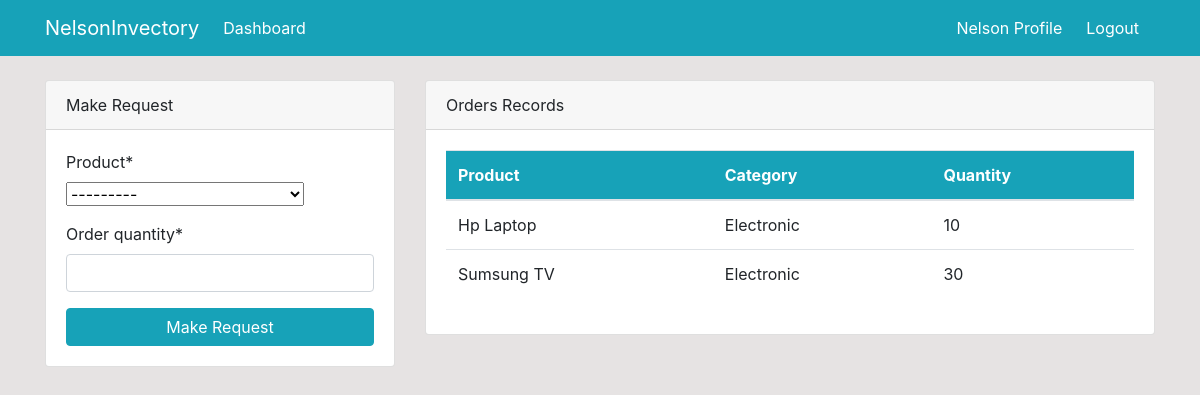
/dashboard/ (signed in), run on an earlier commit of the app's database.
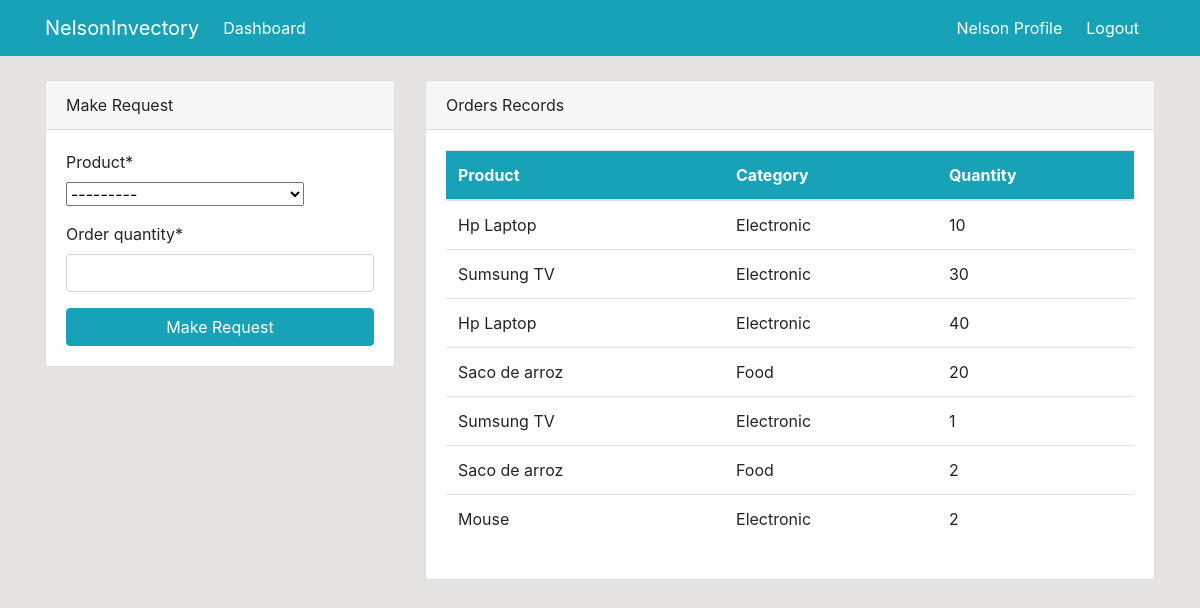
And on a later commit of the database.
### dashboard/models.py (models this page shows, shortened)
class oder(models.Model):
    product = models.ForeignKey(product, on_delete=models.CASCADE, null=True)
    staff = models.ForeignKey(User, models.CASCADE, null=True)
    order_quantity = models.PositiveBigIntegerField(null=True)
    order_date = models.DateTimeField(auto_now_add=True)
    class Meta:
        verbose_name_plural= 'Order'

class product(models.Model):
    name = models.CharField(max_length=100, null=True)
    category = models.CharField(max_length=20, choices=CATEGORY, null=True)
    quantity = models.PositiveBigIntegerField(null=True)
    class Meta:
        verbose_name_plural='Product'
    def __str__(self):
     return f'{self.name}- {self.category}- {self.quantity}'

### dashboard/views.py (the view)
# urls.py: path('dashboard/', views.dashboard_view, name='dashboard-index'),
@login_required
def dashboard_view(request):
    oders= oder.objects.all()
    products =product.objects.all()
    if request.method == 'POST':
        form = oderForm(request.POST)
        if form.is_valid():
            instance=form.save(commit=False)
            instance.staff=request.user
            instance.save()
            return redirect('dashboard-index')
    else:
        form =oderForm()
    context={
       'oders':oders,
       'form':form,
       'products':products,
    }
    return render(request, 'dashboard/index.html',context)

### dashboard/forms.py
class oderForm(forms.ModelForm):
    class Meta:
        model = oder
        fields =['product','order_quantity' ]

### dashboard/templates/dashboard/index.html (shortened to what the changed rows need)
{% extends 'partials/base.html' %}
{% block content %}
{% if user.is_authenticated and user.is_staff  and user.is_superuser%}
{% include "partials/topnav.html" %}
    <div class="container">
        <div class="row my-5">
            <div class="col-md-6">
                <div class="bg-white">
                    <canvas id="myChart1" width="400" height="300"></canvas>
                    <script>
                        var ctx = document.getElementById('myChart1').getContext('2d');
                        var myChart1 = new Chart(ctx, {
                            type: 'pie',
                            data: {
                                labels: [{% for oder in oders %} '{{oder.product.name}}', {% endfor %}],
                                datasets: [{
                                    label: 'Orders',
                                    data: [{% for oder in oders  %} {{oder.order_quantity}},{% endfor %}],
                                    backgroundColor: [
                                        'rgba(255, 99, 132, 1)',
                                        'rgba(54, 162, 235, 1)',
                                        'rgba(255, 206, 86, 1)',
                                        'rgba(75, 192, 192, 1)',
                                        'rgba(153, 102, 255, 1)',
                                        'rgba(255, 159, 64, 1)'
                                    ],
                                    borderColor: [
                                        'rgba(255, 99, 132, 1)',
                                        'rgba(54, 162, 235, 1)',
                                        'rgba(255, 206, 86, 1)',
                                        'rgba(75, 192, 192, 1)',
                                        'rgba(153, 102, 255, 1)',
                                        'rgba(255, 159, 64, 1)'
                                    ],
                                    borderWidth: 1
                                }]
                            },
                            options: {
                                scales: {
                                    yAxes: [{
                                        ticks: {
                                            beginAtZero: true
                                        }
                                    }]
                                }
                            }
                        });
                    </script>
                </div>
            </div>
            <div class="col-md-6">
                <div class="bg-white">
                    <canvas id="myChart" width="400" height="300"></canvas>
                    <script>
                        var ctx = document.getElementById('myChart').getContext('2d');
                        var myChart = new Chart(ctx, {
                            type: 'bar',
                            data: {
                                labels: [{% for product in  products%} '{{product.name}}', {% endfor %}],
                                datasets: [{
                                    label: 'Products',
                                    data: [{% for product in products %} {{product.quantity}}, {% endfor %}],
                                    backgroundColor: [
                                        'rgba(255, 99, 132, 1)',
                                        'rgba(54, 162, 235, 1)',
                                        'rgba(255, 206, 86, 1)',
                                        'rgba(75, 192, 192, 1)',
                                        'rgba(153, 102, 255, 1)',
                                        'rgba(255, 159, 64, 1)'
                                    ],
                                    borderColor: [
                                        'rgba(255, 99, 132, 1)',
                                        'rgba(54, 162, 235, 1)',
                                        'rgba(255, 206, 86, 1)',
                                        'rgba(75, 192, 192, 1)',
                                        'rgba(153, 102, 255, 1)',
                                        'rgba(255, 159, 64, 1)'
                                    ],
                                    borderWidth: 1
                                }]
                            },
                            options: {
                                scales: {
                                    yAxes: [{
                                        ticks: {
                                            beginAtZero: true
                                        }
                                    }]
                                }
                            }
                        });
                    </script>
                </div>
            </div>
        </div>
    </div>
    {% else %}
    {% include "dashboard/staff_index.html" %}
    {% endif %}
    {% endblock  %}

### dashboard/templates/dashboard/staff_index.html (shortened to what this page needs)
{% load crispy_forms_tags %}
<div class="container">
    <div class="row mt-4">
        <div class="col-md-4">
            <div class="card">
                <div class="card-header">
                    Make Request
                </div>
                <div class="card-body">
                    <form method="POST">
                        {{form|crispy}}
                        <input class="btn btn-info btn-block" type="submit" value="Make Request">
                    </form>
                </div>
            </div>
        </div>
        <div class="col-md-8">
            <div class="card">
                <div class="card-header">
                    Orders Records
                </div>
                <div class="card-body">
                    <table class="table bg-white">
                        <thead class="bg-info text-white">
                            <tr>
                                <th scope="col">Product</th>
                                <th scope="col">Category</th>
                                <th scope="col">Quantity</th>
                            </tr>
                        </thead>
                        <tbody>
                            {% for oders in oders %}
                            {% if oder.staff == User %}
                            <tr>
                                <td>{{oders.product.name}}</td>
                                <td>{{oders.product.category}}</td>
                                <td>{{oders.order_quantity}}</td>
                            </tr>
                            {% endif %}
                            {% endfor %}
                        </tbody>
                    </table>
                </div>
            </div>
        </div>
    </div>
</div>

What changed in the data, as far as the page shows it:
added oder: product.name "Hp Laptop", product.category "Electronic", order_quantity "40"
added oder: product.name "Saco de arroz", product.category "Food", order_quantity "20"
added oder: product.name "Sumsung TV", product.category "Electronic", order_quantity "1"
added oder: product.name "Saco de arroz", product.category "Food", order_quantity "2"
added oder: product.name "Mouse", product.category "Electronic", order_quantity "2"
